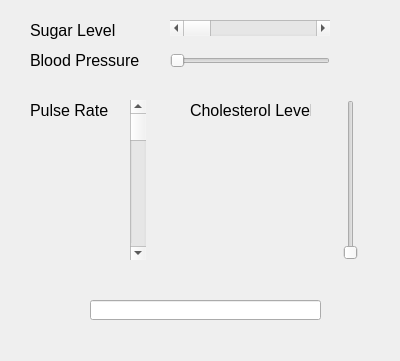
<?xml version="1.0" encoding="UTF-8"?>
<ui version="4.0">
 <class>Dialog</class>
 <widget class="QDialog" name="Dialog">
  <property name="geometry">
   <rect>
    <x>0</x>
    <y>0</y>
    <width>400</width>
    <height>361</height>
   </rect>
  </property>
  <property name="windowTitle">
   <string>Dialog</string>
  </property>
  <widget class="QLabel" name="_label">
   <property name="geometry">
    <rect>
     <x>30</x>
     <y>20</y>
     <width>91</width>
     <height>21</height>
    </rect>
   </property>
   <property name="font">
    <font>
     <pointsize>12</pointsize>
    </font>
   </property>
   <property name="text">
    <string>Sugar Level</string>
   </property>
  </widget>
  <widget class="QLabel" name="_label_2">
   <property name="geometry">
    <rect>
     <x>30</x>
     <y>50</y>
     <width>111</width>
     <height>21</height>
    </rect>
   </property>
   <property name="font">
    <font>
     <pointsize>12</pointsize>
    </font>
   </property>
   <property name="text">
    <string>Blood Pressure</string>
   </property>
  </widget>
  <widget class="QLabel" name="_label_3">
   <property name="geometry">
    <rect>
     <x>30</x>
     <y>100</y>
     <width>111</width>
     <height>21</height>
    </rect>
   </property>
   <property name="font">
    <font>
     <pointsize>12</pointsize>
    </font>
   </property>
   <property name="text">
    <string>Pulse Rate</string>
   </property>
  </widget>
  <widget class="QLabel" name="_label_4">
   <property name="geometry">
    <rect>
     <x>190</x>
     <y>100</y>
     <width>121</width>
     <height>21</height>
    </rect>
   </property>
   <property name="font">
    <font>
     <pointsize>12</pointsize>
    </font>
   </property>
   <property name="text">
    <string>Cholesterol Level</string>
   </property>
  </widget>
  <widget class="QLineEdit" name="lineEditResult">
   <property name="geometry">
    <rect>
     <x>90</x>
     <y>300</y>
     <width>231</width>
     <height>20</height>
    </rect>
   </property>
  </widget>
  <widget class="QScrollBar" name="horizontalScrollBarSugar">
   <property name="geometry">
    <rect>
     <x>170</x>
     <y>20</y>
     <width>160</width>
     <height>16</height>
    </rect>
   </property>
   <property name="orientation">
    <enum>Qt::Horizontal</enum>
   </property>
  </widget>
  <widget class="QSlider" name="horizontalSliderBloodPressure">
   <property name="geometry">
    <rect>
     <x>170</x>
     <y>50</y>
     <width>160</width>
     <height>22</height>
    </rect>
   </property>
   <property name="orientation">
    <enum>Qt::Horizontal</enum>
   </property>
  </widget>
  <widget class="QSlider" name="verticalSliderCholesterolLevel">
   <property name="geometry">
    <rect>
     <x>340</x>
     <y>100</y>
     <width>22</width>
     <height>160</height>
    </rect>
   </property>
   <property name="orientation">
    <enum>Qt::Vertical</enum>
   </property>
  </widget>
  <widget class="QScrollBar" name="verticalScrollBarPulseRate">
   <property name="geometry">
    <rect>
     <x>130</x>
     <y>100</y>
     <width>16</width>
     <height>160</height>
    </rect>
   </property>
   <property name="orientation">
    <enum>Qt::Vertical</enum>
   </property>
  </widget>
 </widget>
 <resources/>
 <connections/>
</ui>
